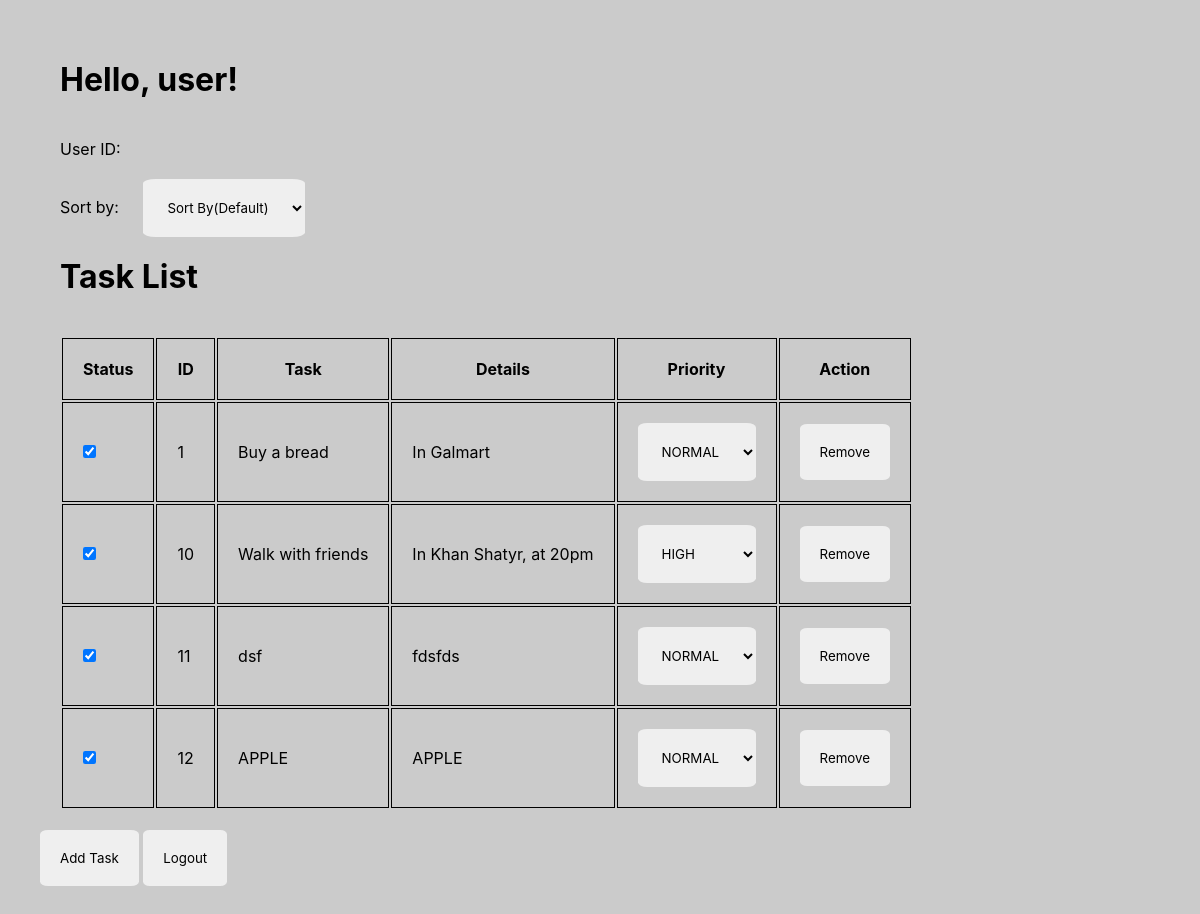
The page / (signed in) on the database its author committed.
### tables this page shows
CREATE TABLE tasks (
    id INTEGER PRIMARY KEY AUTOINCREMENT,
    header VARCHAR(255),
    details VARCHAR(3000),
    priority TEXT CHECK(priority IN ('NORMAL', 'HIGH', 'LOW')),
    user_id INTEGER, is_done INTEGER DEFAULT 0,
    FOREIGN KEY (user_id) REFERENCES users(user_id)
);

### backend/main.py (the view)
@app.route('/')
def index():
    if 'username' in session:
        username = session['username']
        password = session['password']
        id = user_exists(username, password)
        if id:
            tasks = get_tasks(id[0])
            return render_template('index.html', tasks=tasks)
    return render_template('index.html', tasks=[])

### backend/db/database.py (called while the page is built)
def get_connection():
    try:
        con = sqlite3.connect(
           "database.db"
        )
        return con
    except Exception as e:
        print("Connection unsuccessful")
        print(e)
        raise e

def execute(
    stmt: str,
    values: tuple = (),
    is_commitable: bool = False,
    is_fetchable: bool = False,
    fetch_strategy: FetchMode = FetchMode.one,
    fetch_size: int = 5,
):
    con = get_connection()
    cursor = con.cursor()
    cursor.execute(stmt, values)
    res = None
    if is_fetchable:
        if fetch_strategy == FetchMode.one:
            res = cursor.fetchone()
        elif fetch_strategy == FetchMode.many:
            res = cursor.fetchmany(size=fetch_size)
        elif fetch_strategy == FetchMode.all:
            res = cursor.fetchall()
    if is_commitable:
        con.commit()
    cursor.close()
    con.close()
    return res if is_fetchable else None  # Return None if not fetchable

### backend/db/user.py (called while the page is built)
def user_exists(username, hashed_password):
    stmt = """
    SELECT COUNT(*) FROM users WHERE username = ? AND password = ?;
    """
    values = (username, hashed_password)
    result = execute(stmt, values, is_fetchable=True)
    print("result is : ", result)
    return result

def get_tasks(user_id):
    stmt = """
    SELECT * FROM tasks WHERE user_id = ?;
    """
    values = (user_id,)
    result = execute(stmt, values, is_fetchable=True, fetch_strategy=FetchMode.all)
    print("result is : ", result)
    return result

### backend/templates/index.html (shortened to what this page needs)
<!DOCTYPE html>
<html lang="en">
  <head>
    <link href="https://fonts.cdnfonts.com/css/sf-pro-display" rel="stylesheet">
  </head>
  <body>
    {% if session['username'] %}
    <h1>Hello, {{ session['username'] }}!</h1>
    <p id="userId">User ID: {{ session['id'][0] }}</p>
      <label for="sort_by">Sort by:</label>
      <select id="sort_by" name="sort_by" onchange="sortBy()">
        <option value="" {% if not sort_by %}selected{% endif %}>Sort By(Default)</option>
      </select>
    <h1>Task List</h1>
    <table id="tasks">
      <thead>
        <tr>
          <th>Status</th>
          <th>ID</th>
          <th>Task</th>
          <th>Details</th>
          <th>Priority</th>
          <th>Action</th>
        </tr>
      </thead>
      <tbody>
        {% for task in tasks %}
        <tr id="{{ task[0] }}">
          <td>
            <input type="checkbox" {% if task[4] %}checked{% endif %} onchange="updateIsDone('{{ task[0] }}', this.checked)" />
          </td>
          <td>{{ task[0] }}</td>
          <td>{{ task[1] }}</td>
          <td>{{ task[2] }}</td>
          <td>
            <select onchange="updatePriority('{{ task[0] }}', this.value)">
              <option value="NORMAL" {% if task[3] == 'NORMAL' %}selected{% endif %}>NORMAL</option>
              <option value="HIGH" {% if task[3] == 'HIGH' %}selected{% endif %}>HIGH</option>
            </select>
          </td>
          <td>
            <button onclick="removeTask('{{ task[0] }}')">Remove</button>
          </td>
        </tr>
        {% endfor %}
      </tbody>
    </table>
    <button id="add-task-btn">Add Task</button>
    <button onclick="window.location.href='/logout'">Logout</button>
    {% else %}
    <h1>You are not logged in</h1>
    <a href="/login">Please login</a>
    {% endif %}
    <link
      rel="stylesheet"
      type="text/css"
      href="{{ url_for('static', filename='../static/css/main.css') }}"
    />
  </body>
</html>

### backend/static/css/main.css (style rules this page uses)
* { margin: 0; padding: 20px; box-sizing: border-box; border: none; font-family: "SF Pro Display", sans-serif; }
body { background-color: rgb(203, 203, 203); }
h1, p { color: rgb(0, 0, 0); display: flex; }
td, th { border: 1px solid black; border-collapse: collapse; }
button, select, form > * { border-radius: 8%; }

### rows shown on the page
tasks: user_id "☑", id "1", header "Buy a bread", details "In Galmart", priority+id "NORMAL"
tasks: user_id "☑", id "10", header "Walk with friends", details "In Khan Shatyr, at 20pm", priority+id "HIGH"
tasks: user_id "☑", id "11", header "dsf", details "fdsfds", priority+id "NORMAL"
tasks: user_id "☑", id "12", header "APPLE", details "APPLE", priority+id "NORMAL"

### other values the page prints
{{ session['username'] }} "user"
